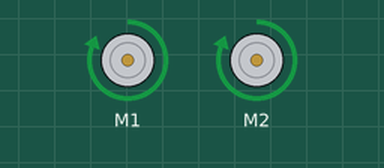
The program below on a simulated Raspberry Pi (BCM pin numbers). Shown: 2 × DC motor (green arrow = forward, orange = backward, longer = faster). Motors are numbered in the order the program creates them (left before right in a Robot). At 44.0 s the program stops and its outputs stay as they are.

Above: at 0.1 s.
At 19.1 s:
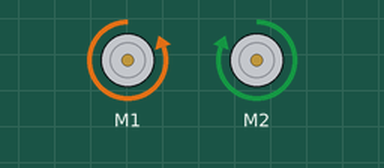
At 36.1 s:
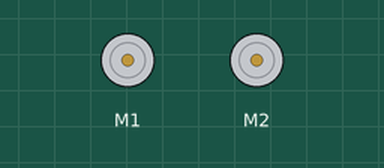
Timing chart, 0 to 37.6 s (numbered marks = the images above):
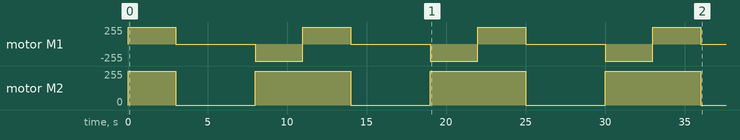

The program:

first_move.py
```python
import gpiozero
import time

robot = gpiozero.Robot(left=(17,18), right=(27,22))

for i in range(4):
    robot.forward()
    time.sleep(3)
    robot.stop()
    time.sleep(5)
    robot.left()
    time.sleep(3)
```

Measured:
- by itself, motor M1: repeats every 11.0 s: stopped 5.0 s, backward 255/255 3.0 s, forward 255/255 3.0 s
- by itself, motor M2: repeats every 11.0 s: stopped 5.0 s, forward 255/255 6.0 s
